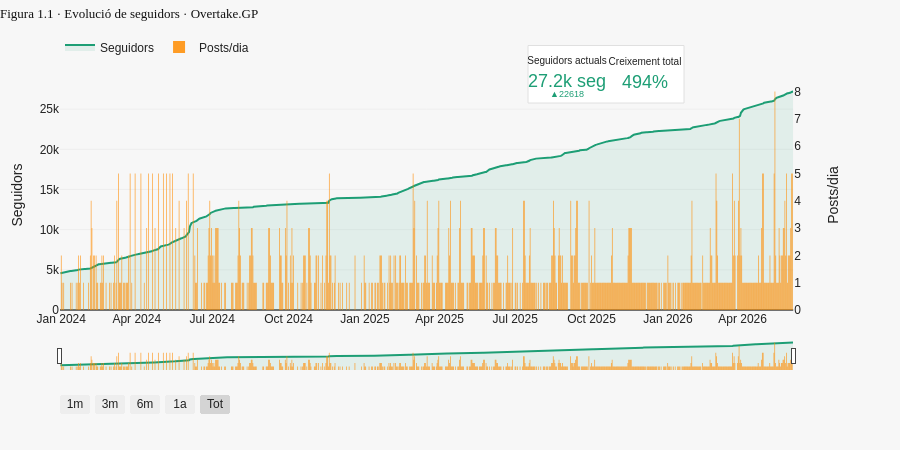

Here is the notebook cell this chart was saved with:
### Markdown cell above
### Figura 1.1 · Evolució de seguidors

Gràfic interactiu (Plotly) que mostra l'evolució diària de seguidors combinada amb el nombre de posts publicats per dia. Inclou selector de rang temporal i tooltip amb valors exactes per dia.

### Code cell
# ── Bloc 1.1 · Evolució de seguidors ─────────────────────────────────────────
# Seguiment diari del nombre de seguidors d'Overtake.GP
# Font: InstaTrack · gen 2024 → maig 2026
# Posts/dia: InstaTrack (gen 2024 – jul 2025) + Metricool (ago 2025 → maig 2026)

fig = make_subplots(specs=[[{"secondary_y": True}]])

# ── Línia de seguidors ───────────────────────────────────────────────────────
fig.add_trace(
    go.Scatter(
        x=hist['date'],
        y=hist['followers_count'],
        name='Seguidors',
        line=dict(color='#1D9E75', width=2),
        fill='tozeroy',
        fillcolor='rgba(29,158,117,0.1)',
        hovertemplate='<b>%{x|%d %b %Y}</b><br>Seguidors: %{y:,.0f}<extra></extra>'
    ),
    secondary_y=False
)

# ── Barres de posts per dia · font combinada ─────────────────────────────────
fig.add_trace(
    go.Bar(
        x=posts_dia_combined['date'],
        y=posts_dia_combined['posts_dia'],
        name='Posts/dia',
        marker_color='rgba(255,140,0,0.85)',
        marker_line_width=0,
        hovertemplate='<b>%{x|%d %b %Y}</b><br>Posts: %{y:.0f}<extra></extra>'
    ),
    secondary_y=True
)

# ── KPIs calculats ───────────────────────────────────────────────────────────
seg_actual  = hist['followers_count'].iloc[-1]
seg_inicial = hist['followers_count'].iloc[0]
creix_pct   = (seg_actual - seg_inicial) / seg_inicial * 100

# ── Indicadors KPI ───────────────────────────────────────────────────────────
fig.add_trace(go.Indicator(
    mode="number+delta",
    value=seg_actual,
    delta=dict(
        reference=seg_inicial,
        valueformat=".0f",
        increasing=dict(color="#1D9E75")
    ),
    number=dict(suffix=" seg", font=dict(size=18, color="#1D9E75")),
    title=dict(text="Seguidors actuals", font=dict(size=10)),
    domain=dict(x=[0.30, 1.0], y=[0.95, 1.0])
))

fig.add_trace(go.Indicator(
    mode="number",
    value=round(creix_pct, 1),
    number=dict(suffix="%", font=dict(size=18, color="#1D9E75")),
    title=dict(text="Creixement total", font=dict(size=10)),
    domain=dict(x=[0.50, 1.0], y=[0.98, 1.0])
))

# ── Layout ───────────────────────────────────────────────────────────────────
fig.update_layout(
    shapes=[
        dict(
            type='rect',
            xref='paper', yref='paper',
            x0=0.60, y0=0.90,
            x1=0.80, y1=1.15,
            fillcolor='white',
            line=dict(color='#e0e0e0', width=1),
            layer='below'
        )
    ],

    title=dict(
        text='Figura 1.1 · Evolució de seguidors · Overtake.GP',
        font=dict(size=13, family='Arial Black'),
        y=0.98, x=0.0, xanchor='left'
    ),
    xaxis=dict(
        rangeslider=dict(visible=True, thickness=0.1),
        rangeselector=dict(
            y=-0.15, x=0.0,
            buttons=[
                dict(count=1,  label='1m', step='month', stepmode='backward'),
                dict(count=3,  label='3m', step='month', stepmode='backward'),
                dict(count=6,  label='6m', step='month', stepmode='backward'),
                dict(count=1,  label='1a', step='year',  stepmode='backward'),
                dict(step='all', label='Tot')
            ]
        )
    ),
    yaxis=dict(title='Seguidors', side='left'),
    yaxis2=dict(title='Posts/dia', showgrid=False, side='right', dtick=1),
    legend=dict(orientation='h', y=1.08, x=0),
    hovermode='x unified',
    height=450,
    margin=dict(t=80, b=80, l=60, r=60),
        )

fig.show()

### Figure 1 — Plotly figure (JSON) as saved in the notebook; plotly's stock layout.template omitted (floating-point values rounded to 4 significant figures; data arrays with more than 128 entries replaced by an {"elided": "..."} marker saying what was removed)
{"data": [{"fill": "tozeroy", "fillcolor": "rgba(29,158,117,0.1)", "hovertemplate": "<b>%{x|%d %b %Y}</b><br>Seguidors: %{y:,.0f}<extra></extra>", "line": {"color": "#1D9E75", "width": 2}, "name": "Seguidors", "type": "scatter", "x": {"elided": "883 str values"}, "xaxis": "x", "y": {"elided": "883 int values"}, "yaxis": "y"}, {"hovertemplate": "<b>%{x|%d %b %Y}</b><br>Posts: %{y:.0f}<extra></extra>", "marker": {"color": "rgba(255,140,0,0.85)", "line": {"width": 0}}, "name": "Posts/dia", "type": "bar", "x": {"elided": "855 str values"}, "xaxis": "x", "y": {"elided": "855 float values"}, "yaxis": "y2"}, {"delta": {"increasing": {"color": "#1D9E75"}, "reference": 4580, "valueformat": ".0f"}, "domain": {"x": [0.3, 1], "y": [0.95, 1]}, "mode": "number+delta", "number": {"font": {"color": "#1D9E75", "size": 18}, "suffix": " seg"}, "title": {"font": {"size": 10}, "text": "Seguidors actuals"}, "type": "indicator", "value": 27198}, {"domain": {"x": [0.5, 1], "y": [0.98, 1]}, "mode": "number", "number": {"font": {"color": "#1D9E75", "size": 18}, "suffix": "%"}, "title": {"font": {"size": 10}, "text": "Creixement total"}, "type": "indicator", "value": 493.8}], "layout": {"height": 450, "hovermode": "x unified", "legend": {"orientation": "h", "x": 0, "y": 1.08}, "margin": {"b": 80, "l": 60, "r": 60, "t": 80}, "shapes": [{"fillcolor": "white", "layer": "below", "line": {"color": "#e0e0e0", "width": 1}, "type": "rect", "x0": 0.6, "x1": 0.8, "xref": "paper", "y0": 0.9, "y1": 1.15, "yref": "paper"}], "title": {"font": {"family": "Arial Black", "size": 13}, "text": "Figura 1.1 · Evolució de seguidors · Overtake.GP", "x": 0, "xanchor": "left", "y": 0.98}, "xaxis": {"anchor": "y", "domain": [0, 0.94], "rangeselector": {"buttons": [{"count": 1, "label": "1m", "step": "month", "stepmode": "backward"}, {"count": 3, "label": "3m", "step": "month", "stepmode": "backward"}, {"count": 6, "label": "6m", "step": "month", "stepmode": "backward"}, {"count": 1, "label": "1a", "step": "year", "stepmode": "backward"}, {"label": "Tot", "step": "all"}], "x": 0, "y": -0.15}, "rangeslider": {"thickness": 0.1, "visible": true}}, "yaxis": {"anchor": "x", "domain": [0, 1], "side": "left", "title": {"text": "Seguidors"}}, "yaxis2": {"anchor": "x", "dtick": 1, "overlaying": "y", "showgrid": false, "side": "right", "title": {"text": "Posts/dia"}}}}
